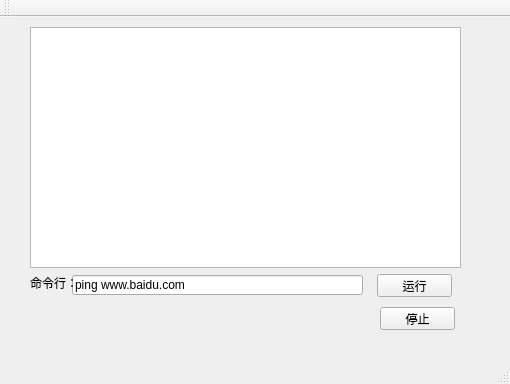
<?xml version="1.0" encoding="UTF-8"?>
<ui version="4.0">
 <class>MainWindow</class>
 <widget class="QMainWindow" name="MainWindow">
  <property name="geometry">
   <rect>
    <x>0</x>
    <y>0</y>
    <width>510</width>
    <height>384</height>
   </rect>
  </property>
  <property name="windowTitle">
   <string>MainWindow</string>
  </property>
  <widget class="QWidget" name="centralWidget">
   <widget class="QTextEdit" name="textEdit_recv">
    <property name="geometry">
     <rect>
      <x>30</x>
      <y>10</y>
      <width>431</width>
      <height>241</height>
     </rect>
    </property>
    <property name="readOnly">
     <bool>true</bool>
    </property>
   </widget>
   <widget class="QPushButton" name="btn_start">
    <property name="geometry">
     <rect>
      <x>377</x>
      <y>257</y>
      <width>75</width>
      <height>23</height>
     </rect>
    </property>
    <property name="text">
     <string>运行</string>
    </property>
   </widget>
   <widget class="QLineEdit" name="lineEdit_cmd">
    <property name="geometry">
     <rect>
      <x>72</x>
      <y>258</y>
      <width>291</width>
      <height>20</height>
     </rect>
    </property>
    <property name="text">
     <string>ping www.baidu.com</string>
    </property>
   </widget>
   <widget class="QLabel" name="label">
    <property name="geometry">
     <rect>
      <x>30</x>
      <y>260</y>
      <width>54</width>
      <height>12</height>
     </rect>
    </property>
    <property name="text">
     <string>命令行：</string>
    </property>
   </widget>
   <widget class="QPushButton" name="btn_stop">
    <property name="geometry">
     <rect>
      <x>380</x>
      <y>290</y>
      <width>75</width>
      <height>23</height>
     </rect>
    </property>
    <property name="text">
     <string>停止</string>
    </property>
   </widget>
  </widget>
  <widget class="QMenuBar" name="menuBar">
   <property name="geometry">
    <rect>
     <x>0</x>
     <y>0</y>
     <width>510</width>
     <height>23</height>
    </rect>
   </property>
  </widget>
  <widget class="QToolBar" name="mainToolBar">
   <attribute name="toolBarArea">
    <enum>TopToolBarArea</enum>
   </attribute>
   <attribute name="toolBarBreak">
    <bool>false</bool>
   </attribute>
  </widget>
  <widget class="QStatusBar" name="statusBar"/>
 </widget>
 <layoutdefault spacing="6" margin="11"/>
 <resources/>
 <connections/>
</ui>
